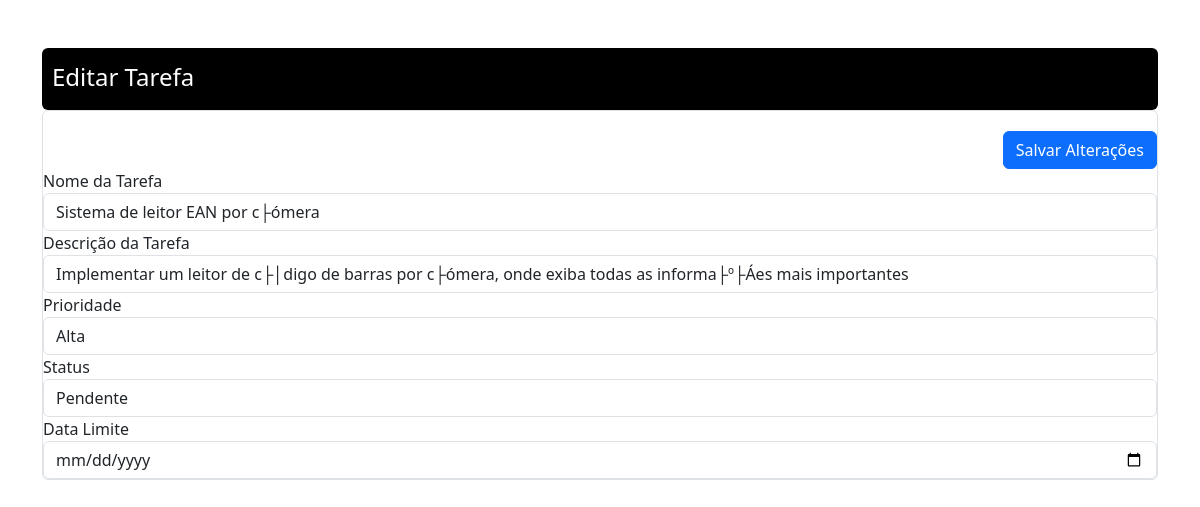
Page /tarefa_edit.php?id=2 on the committed database.
### tables this page shows
CREATE TABLE `tarefas` (
  `id` bigint(20) unsigned NOT NULL AUTO_INCREMENT,
  `nome` varchar(100) NOT NULL,
  `descricao` varchar(350) NOT NULL,
  `prioridade` enum('Baixa','M├®dia','Alta') DEFAULT 'Baixa',
  `data_lancamento` datetime NOT NULL DEFAULT current_timestamp(),
  `data_limite` datetime NOT NULL,
  `status` enum('Pendente','Em Progresso','Conclu├¡da') DEFAULT 'Pendente',
  PRIMARY KEY (`id`)
);

### tarefa_edit.php (the view, shortened to what this page needs)
<?php
require_once('conexao.php');
$tarefa = [];
if (!isset($_GET['id']) || empty($_GET['id'])){
    header('Location: index.php');
} else {
    $id = mysqli_real_escape_string($conn, $_GET['id']);
    $sql = "SELECT * FROM tarefas WHERE id = '{$id}'";
    $query = mysqli_query($conn, $sql);
    if (mysqli_num_rows($query) > 0) {
        $tarefa = mysqli_fetch_array($query);
    } else {
        echo "Tarefa não encontrada no banco de dados.";
        exit();
    }
}
?>
<!DOCTYPE html>
<html lang="pt-BR">
<head>
    <link href="https://cdn.jsdelivr.net/npm/bootstrap@5.3.3/dist/css/bootstrap.min.css" rel="stylesheet">
</head>
<body>
    <div class="container mt-5">
        <div class="card-header rounded" style="background-color: #000; padding: 10px;">
            <h4 style="color: #fff; margin-top: 5px;">Editar Tarefa</h4>
        </div>
        <div class="card-body border border-1 rounded">
            <?php if (!empty($tarefa)): ?>
                <form action="acoes.php" method="POST">
                    <div class="d-flex justify-content-end" style="margin-top: 20px;">
                        <button type="submit" name="edit_tarefa" class="btn btn-primary">Salvar Alterações</button>
                    </div>
                    <div class="form-group">
                        <label for="nome">Nome da Tarefa</label>
                        <input type="text" name="nome" class="form-control" id="nome" value="<?= $tarefa['nome'] ?>" required>
                    </div>
                    <div class="form-group">
                        <label for="descricao">Descrição da Tarefa</label>
                        <input type="text" name="descricao" class="form-control" id="descricao" value="<?= $tarefa['descricao'] ?>" required>
                    </div>
                    <div class="form-group">
                        <label for="prioridade">Prioridade</label>
                        <select class="form-control" name="prioridade" id="prioridade" required>
                            <option value="Alta" <?= $tarefa['prioridade'] == 'Alta' ? 'selected' : '' ?>>Alta</option>
                        </select>
                    </div>
                    <div class="form-group">
                        <label for="status">Status</label>
                        <select class="form-control" name="status" id="status" required>
                            <option value="Pendente" <?= $tarefa['status'] == 'Pendente' ? 'selected' : '' ?>>Pendente</option>
                        </select>
                    </div>
                    <div class="form-group">
                        <label for="data_limite">Data Limite</label>
                        <input type="date" name="data_limite" id="data_limite" class="form-control" value="<?= $tarefa['data_limite'] ?>" required>
                    </div>
                </form>
            <?php endif; ?>
        </div>
    </div>
</body>
</html>

### rows in the picture
tarefas: nome "Sistema de leitor EAN por c├ómera", descricao "Implementar um leitor de c├│digo de barras por c├ómera, onde exiba todas as informa├º├Áes mais importantes", prioridade "Alta", status "Pendente"
